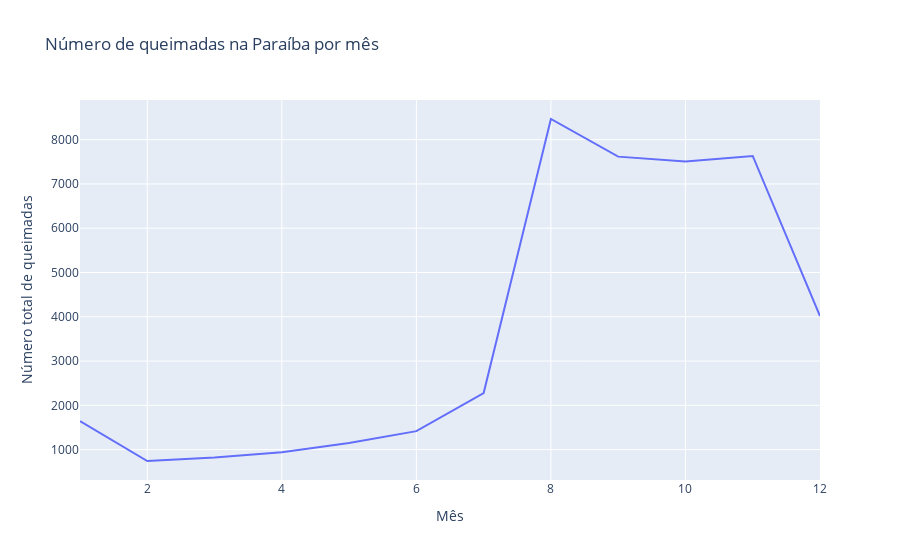

Notebook source saved alongside this figure:
### Code cell
time_series_mes = time_series.groupby([lambda x: x.month]).sum()
fig = px.line(time_series_mes, x=time_series_mes.index, y='number', title='Número de queimadas na Paraíba por mês')
fig.update_layout(xaxis_title="Mês", yaxis_title="Número total de queimadas")
fig.show()

### Figure 1 — Plotly figure (JSON) as saved in the notebook; plotly's stock layout.template omitted (floating-point values rounded to 4 significant figures)
{"data": [{"hovertemplate": "date=%{x}<br>number=%{y}<extra></extra>", "legendgroup": "", "line": {"color": "#636efa", "dash": "solid"}, "marker": {"symbol": "circle"}, "mode": "lines", "name": "", "orientation": "v", "showlegend": false, "type": "scatter", "x": [1, 2, 3, 4, 5, 6, 7, 8, 9, 10, 11, 12], "xaxis": "x", "y": [1642, 743, 820, 941, 1148, 1418, 2278, 8467.0, 7617.0, 7508.0, 7632, 4017], "yaxis": "y"}], "layout": {"legend": {"tracegroupgap": 0}, "title": {"text": "Número de queimadas na Paraíba por mês"}, "xaxis": {"anchor": "y", "domain": [0, 1], "title": {"text": "Mês"}}, "yaxis": {"anchor": "x", "domain": [0, 1], "title": {"text": "Número total de queimadas"}}}}
